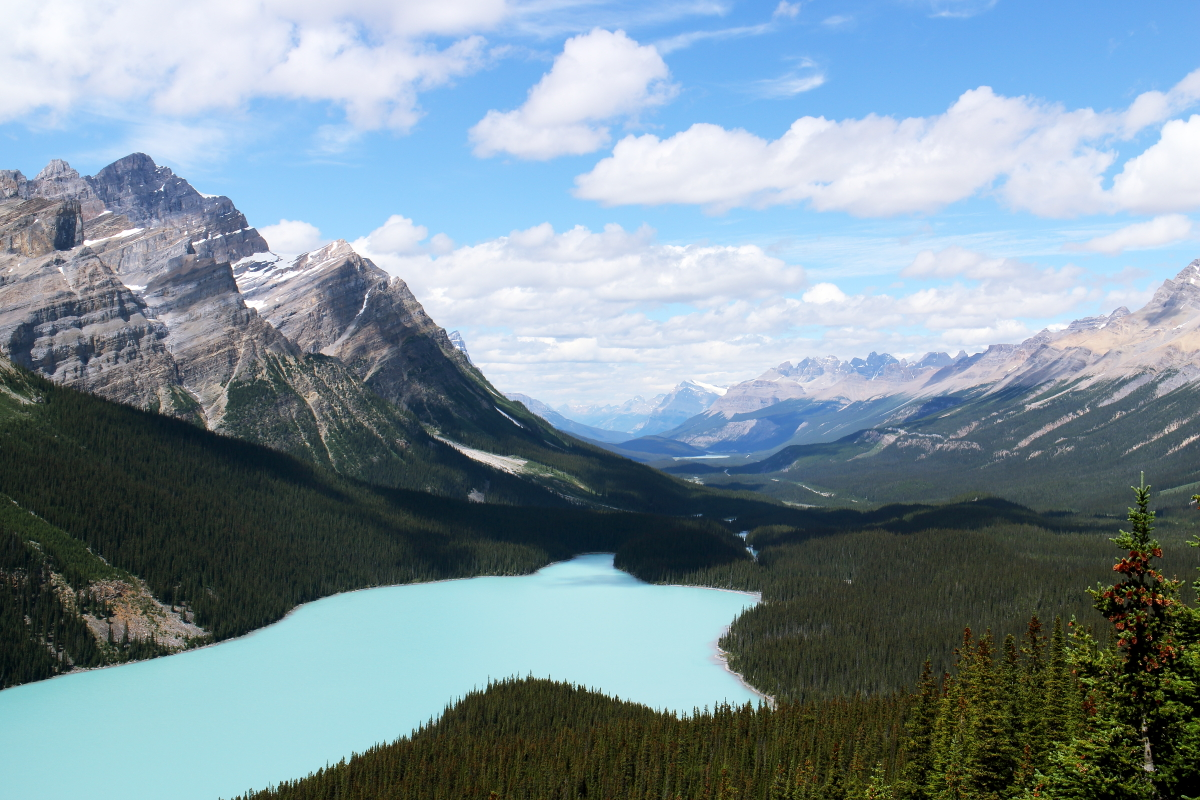
#> input picture 9. Singular Value Decomposition/images/image01.JPG, 1200 x 800 px, found by its file name
$ jupyter execute Untitled.ipynb   (shell and % lines are left out)
#> lines starting #> are read from the running program, lines starting #| are printed output that depends on the picture
[cell 1]
import cv2
import numpy as np
from numpy.linalg import svd
import matplotlib.pyplot as plt

[cell 2]
A = np.array([[1,0,0,0],[0,0,0,4],[0,3,0,0],[0,0,0,0],[2,0,0,0]])
A

[cell 3]
U,s,VT = svd(A)

[cell 4]
U,s,VT

[cell 5]
cimg = cv2.imread(r'.\images\image01.jpg')
#> cimg is the input picture: shape (800, 1200, 3); mean B, G, R 155.7, 145.1, 125.4
print(cimg.shape)
#| (800, 1200, 3)
plt.imshow(cv2.cvtColor(cimg,cv2.COLOR_BGR2RGB))

[cell 6]
img = cv2.cvtColor(cimg,cv2.COLOR_BGR2GRAY)
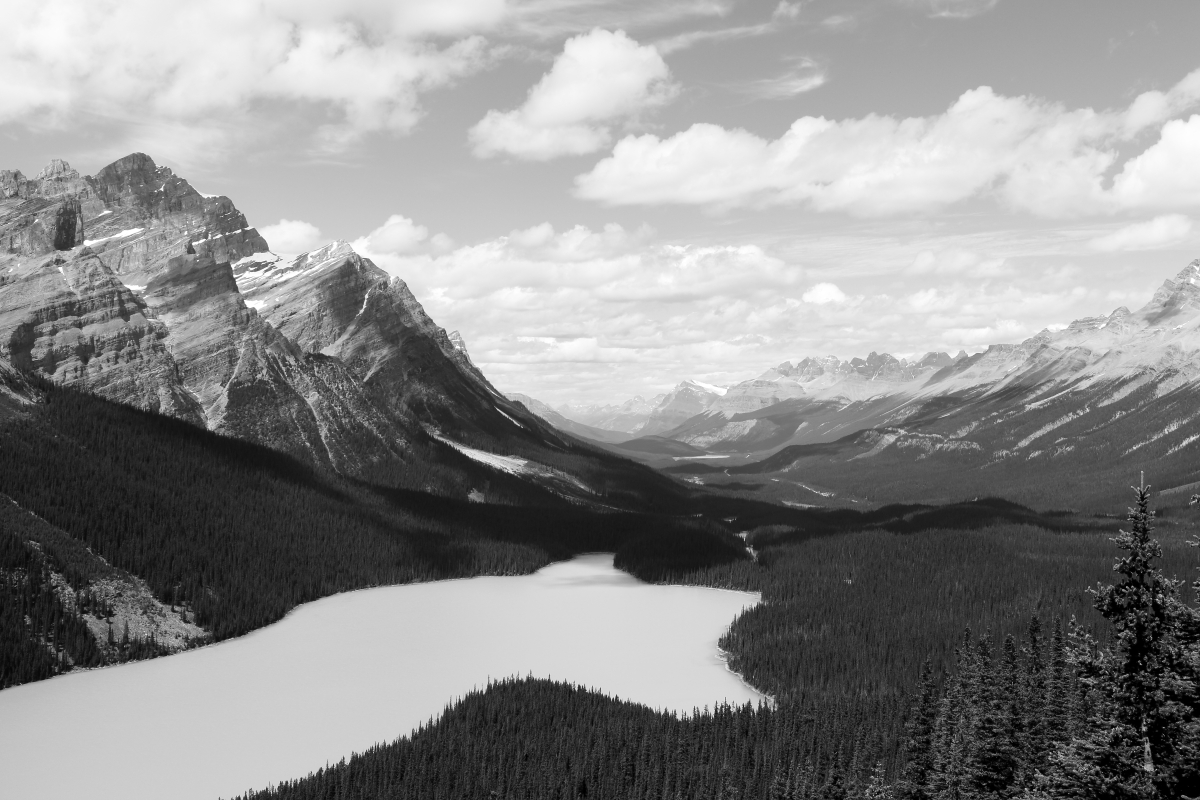
#> img: shape (800, 1200); min 0, max 255, mean 140.5
print(img.shape)
#| (800, 1200)
plt.imshow(img,cmap='gray')

[cell 7]
U,s,VT = svd(img)
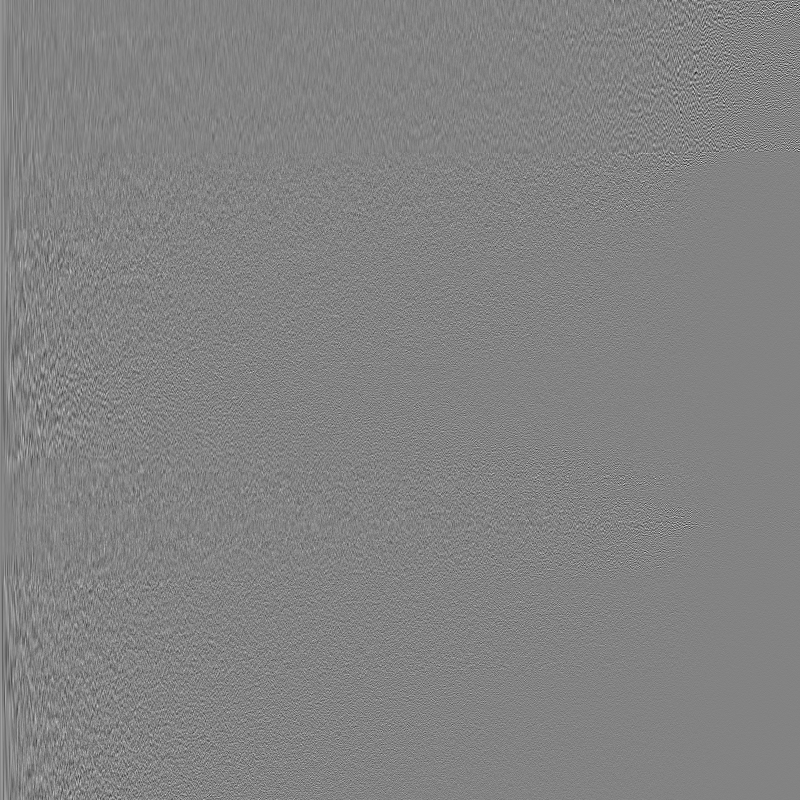
#> U: shape (800, 800) float64; min -0.338, max 0.319, mean 2.92e-05; drawn with min black and max white
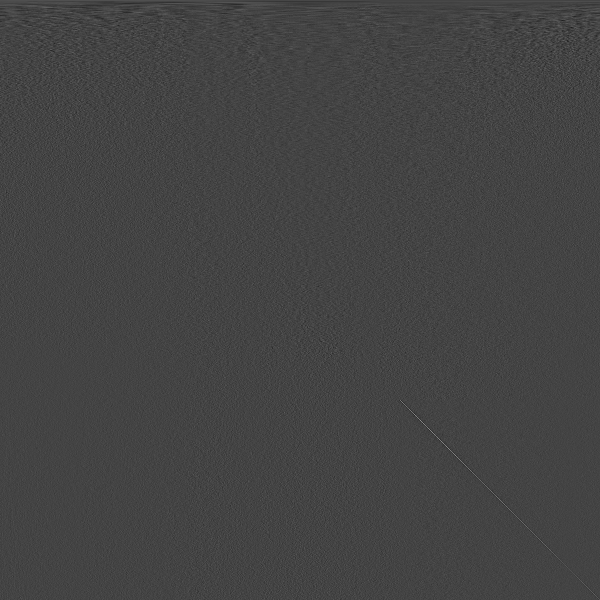
#> VT: shape (1200, 1200) float64 (shown at 1/2 size); min -0.195, max 0.536, mean 2.74e-05; drawn with min black and max white
#> s = 800 values, max 149310.3 at index 0, min 8.32 at index 799, mean 692.2
U.shape,s.shape,VT.shape
#> Out = ((800, 800), (800,), (1200, 1200))

[cell 8]
num = 100
re_img = U[:,:num].dot(np.diag(s[:num])).dot(VT[:num,:])
re_img.shape
plt.imshow(re_img,cmap='gray')
